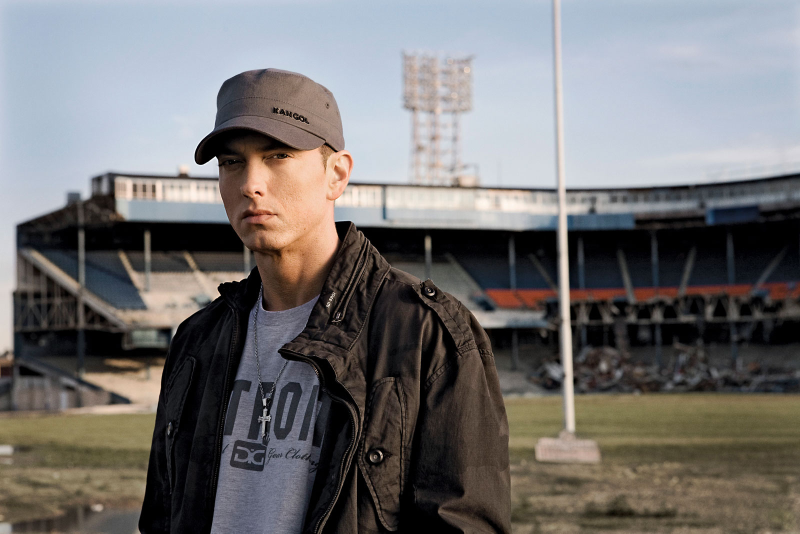
#> input picture assets/images/Eminem1.jpg, 1600 x 1067 px (shown at 1/2 size)
$ jupyter execute 'Image Processing Using Numpy and OpenCV.ipynb'
#> lines starting #> are read from the running program, lines starting #| are printed output that depends on the picture
# Image Processing Using Numpy and OpenCV

[cell 1]
from PIL import Image
import numpy as np
import matplotlib.pyplot as plt

import cv2

### Loading Image

[cell 2]
pil = Image.open("assets/images/Eminem1.jpg")
#> pil is the input picture: PIL image 1600x1067 RGB; mean R, G, B 115.4, 113.2, 112.9
pil

### Shape function gives the number of rows, columns and depth respectively

[cell 3]
arr = np.array(pil)
arr.shape
#> Out = (1067, 1600, 3)

### Showing only red layer of the image

[cell 4]
red = arr.copy()
red[:,:,[1,2]] = 0
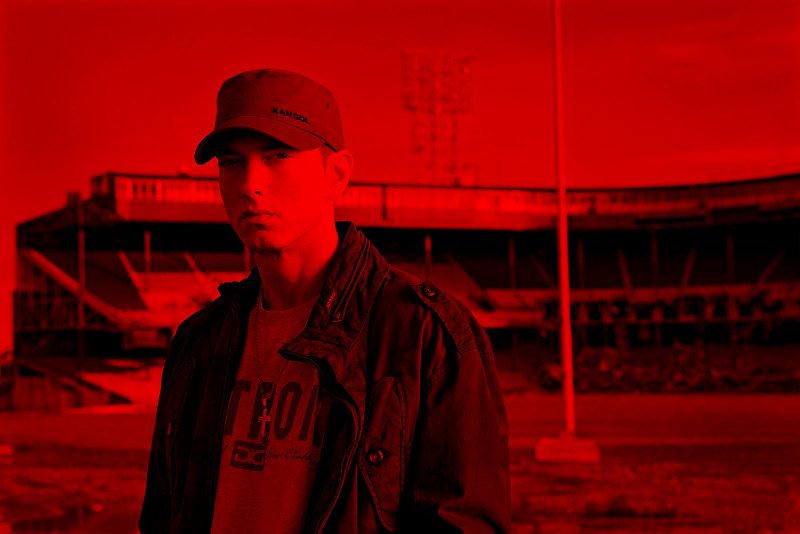
#> red: shape (1067, 1600, 3) (shown at 1/2 size); mean R, G, B 115.4, 0, 0
plt.imshow(red)

### Showing only green layer of the image

[cell 5]
green = arr.copy()
green[:,:,[0,2]] = 0
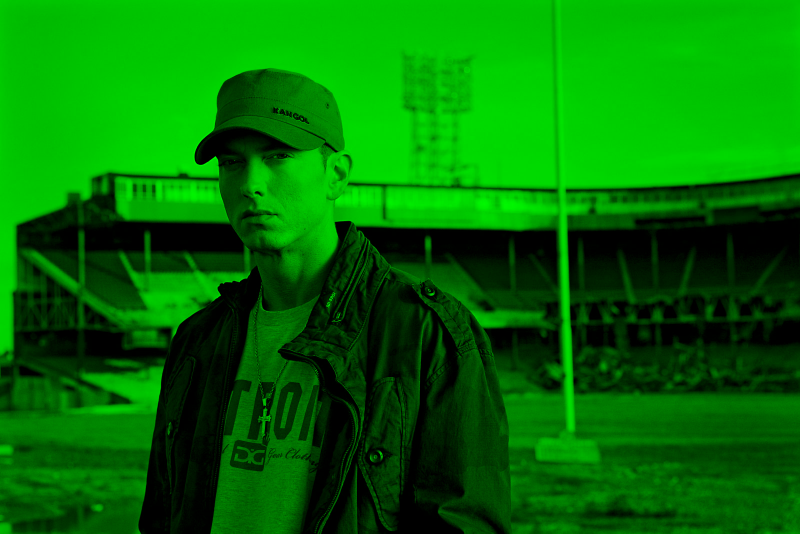
#> green: shape (1067, 1600, 3) (shown at 1/2 size); mean R, G, B 0, 113.2, 0
plt.imshow(green)

### Showing only blue layer of the image

[cell 6]
blue = arr.copy()
blue[:,:,[0,1]] = 0
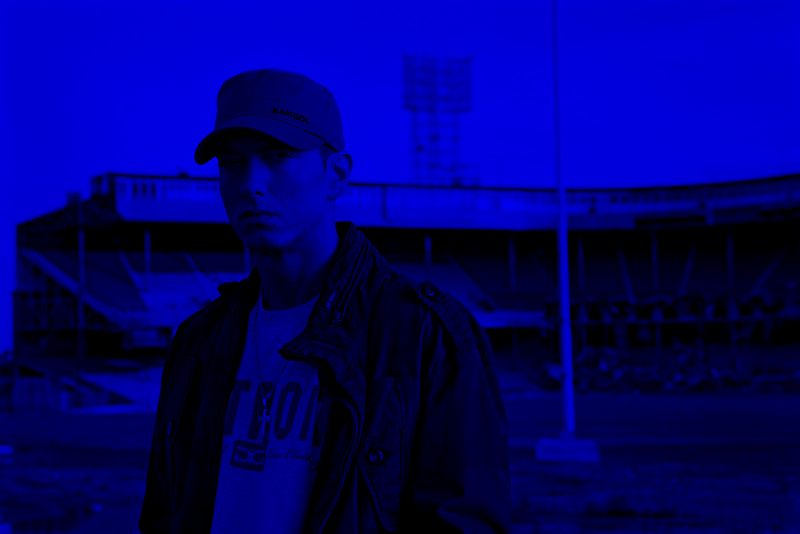
#> blue: shape (1067, 1600, 3) (shown at 1/2 size); mean R, G, B 0, 0, 112.9
plt.imshow(blue)

### Converting the image into B&W

[cell 7]
gray = arr.mean(axis=2)
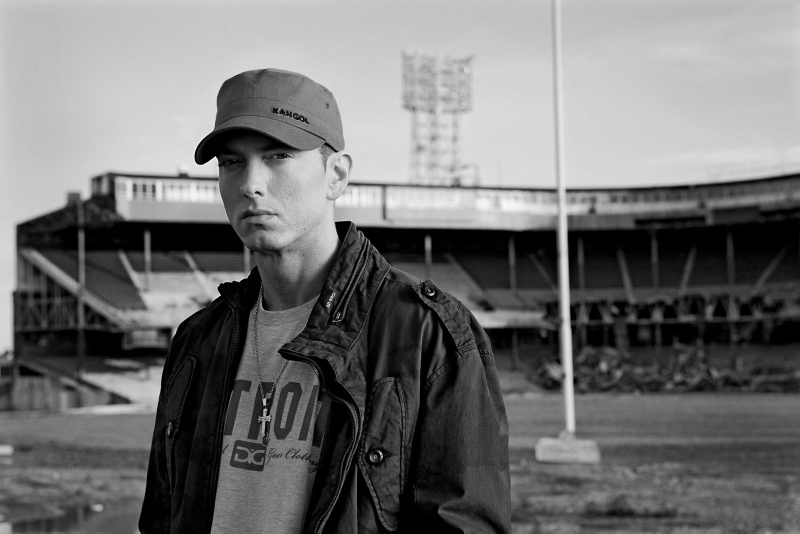
#> gray: shape (1067, 1600) float64 (shown at 1/2 size); min 0, max 255, mean 113.8
plt.imshow(gray, cmap = "gray")

## Using OpenCV

[cell 8]
frame = cv2.imread("assets/images/Eminem2.jpg")
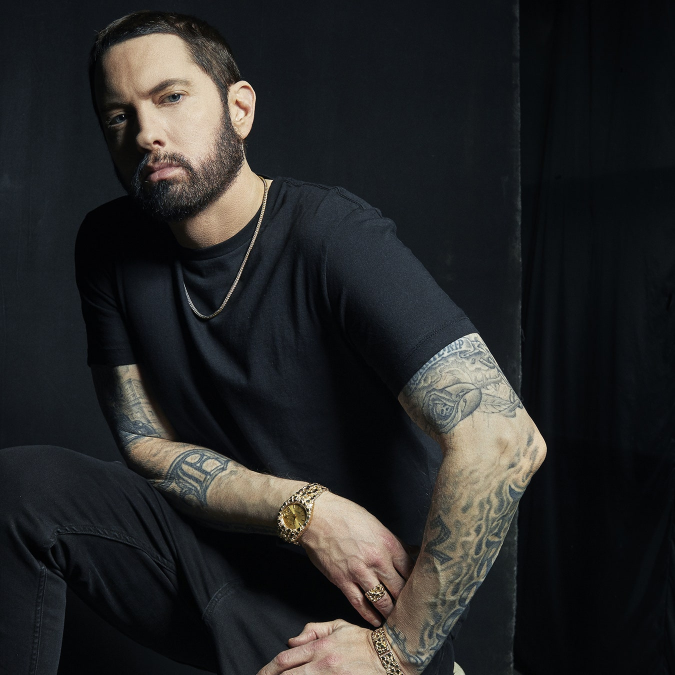
#> input picture assets/images/Eminem2.jpg, 1350 x 1350 px (shown at 1/2 size)
#> frame is the input picture: shape (1350, 1350, 3); mean B, G, R 38.8, 38.4, 38
plt.imshow(frame)

#### OpenCV uses BGR instead of RGB that's why the image have different colour

### Converting BGR to RGB for OpenCV

[cell 9]
rgb = cv2.cvtColor(frame, cv2.COLOR_BGR2RGB)
plt.imshow(rgb)

### Focusing on face

#### Zooming on the face using haarcascade

[cell 10]
classifier = cv2.CascadeClassifier("assets/data/haarcascade_frontalface_default.xml")
faces = classifier.detectMultiScale(frame)
#> faces = [[239, 742, 51, 51], [790, 1280, 68, 68], [873, 987, 86, 86], [862, 664, 143, 143], [117, 69, 350, 350]]
face = faces[0]
#> face = [239, 742, 51, 51]
x,y,w,h= face
#> x = 239; y = 742; w = 51; h = 51
face = rgb[y:y+h,x:x+w]
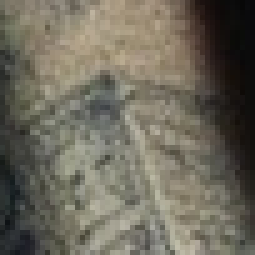
#> face: shape (51, 51, 3) (shown 5 times larger); mean R, G, B 109.5, 105.3, 92.4
plt.imshow(face)

#### Drawing Rectangle on the original image

[cell 11]
rectangle = cv2.rectangle(rgb,(x,y),(x+w,y+h),(0,0,225),10)
plt.imshow(rectangle)
